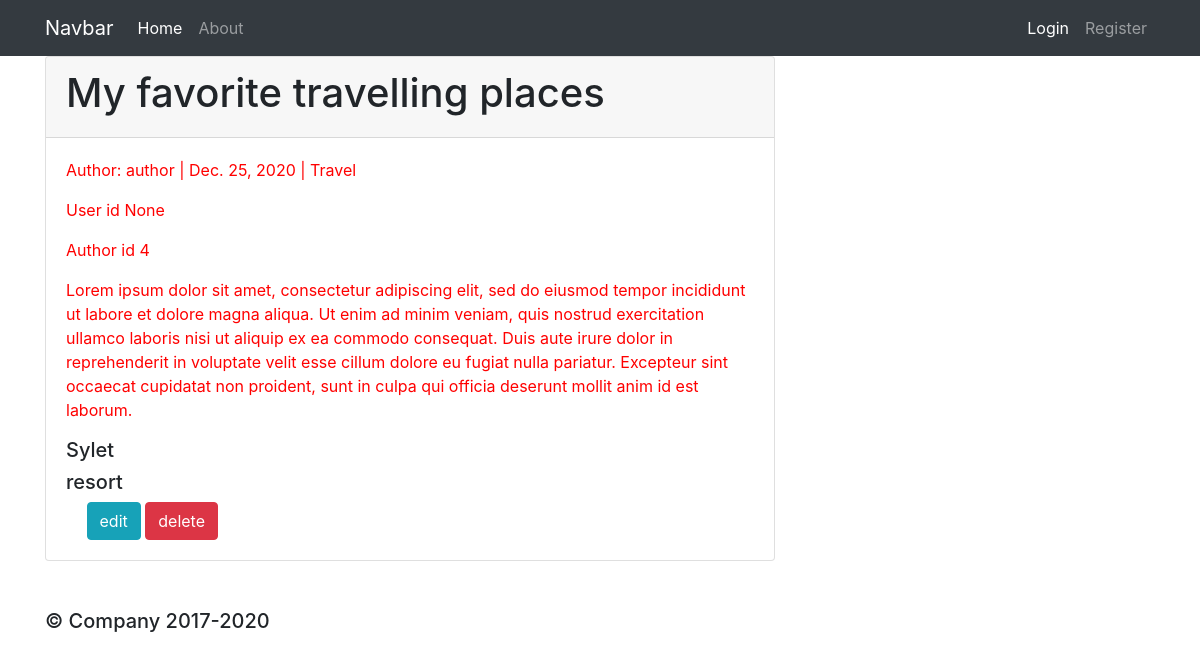
Screenshot of /blog/20/ with the database file from the repository.
### myapp/models.py (models this page shows, shortened)
class Blog(models.Model):
    CATEGORY = (
        ('Sports', 'Sports'),
        ('Travel', 'Travel'),
        ('Food', 'Food'),
    )
    author = models.ForeignKey(Author, null=True, on_delete=models.SET_NULL)
    title = models.CharField(max_length=255)
    category = models.CharField(max_length=10, null=True, choices=CATEGORY)
    body_text = models.TextField()
    pub_date = models.DateField(auto_now_add=True)
    tag = models.ManyToManyField(Tag)

class Author(models.Model):
    user = models.OneToOneField(User, null= True, on_delete=models.CASCADE)
    name = models.CharField(max_length=199, null=True)
    email = models.CharField(max_length=199, null=True)
    phone = models.CharField(max_length=199, null=True)
    date_created = models.DateField(auto_now_add=True, null= True)

class Tag(models.Model):
    name = models.CharField(max_length=199, null=True)
    def __str__(self):
            return self.name

### myapp/views.py (the view)
# urls.py: path('blog/<str:blog_id>/', views.blogPage, name='blogPage'),
def blogPage(request, blog_id):
    blog = Blog.objects.get(id=blog_id)
    context={'blog':blog}
    return render(request, 'myapp/blogpage.html',context)

### myapp/templates/myapp/blogpage.html
{% extends 'myapp/main.html' %}
    {% block content %}
    <div class="row">
         <div class="col-md-8">
              <div class="card">
                   <div class="card-header">
                    <h1>{{blog.title}}</h1>
                   </div>
                   <div class="card-body">
                    <p> Author: author | {{blog.pub_date}} | {{blog.category}}</p>
                    <p>User id {{user.id}}</p><p>Author id {{blog.author.id}}</p>
                    <p>{{blog.body_text}}</p>
                    {% for blog_tag in blog.tag.all %}
                         <h5>{{ blog_tag }}</h5>
                    {% endfor %}
                    <a class="btn btn-info" href="{% url 'update_blog' blog.id %}">edit</a>
                    <a class="btn btn-danger" href="{% url 'delete_blog' blog.id %}">delete</a>
                   </div>
              </div>
         </div>
    </div>
    {% endblock %}

### static/css/styles.css (style rules this page uses)
p { color: red; }

### rows the page displays
Blog: title "My favorite travelling places", pub_date "Dec. 25, 2020", category "Travel", author.id "4", body_text "Lorem ipsum dolor sit amet, consectetur adipiscing elit, sed do eiusmod tempor incididunt ut labore et dolore magna aliqua. Ut enim ad minim veniam, quis nostrud exercitation ullamco laboris nisi ut aliquip ex ea commodo consequat. Duis aute irure dolor in reprehenderit in voluptate velit esse cillum dolore eu fugiat nulla pariatur. Excepteur sint occaecat cupidatat non proident, sunt in culpa qui officia deserunt mollit anim id est laborum."
Tag: name "Sylet"
Tag: name "resort"

### other values shown
{{ user.id }} "None"
